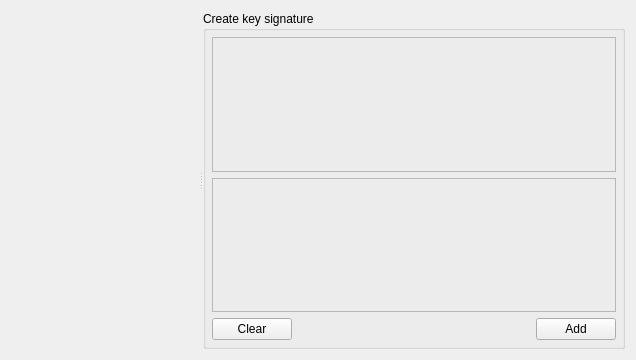
<?xml version="1.0" encoding="UTF-8"?>
<ui version="4.0">
 <class>KeyEdit</class>
 <widget class="QWidget" name="KeyEdit">
  <property name="geometry">
   <rect>
    <x>0</x>
    <y>0</y>
    <width>636</width>
    <height>360</height>
   </rect>
  </property>
  <property name="windowTitle">
   <string/>
  </property>
  <layout class="QVBoxLayout" name="verticalLayout_1">
   <item>
    <widget class="QSplitter" name="splitter">
     <property name="orientation">
      <enum>Qt::Horizontal</enum>
     </property>
     <widget class="QFrame" name="keySigframe">
      <property name="sizePolicy">
       <sizepolicy hsizetype="Expanding" vsizetype="Expanding">
        <horstretch>0</horstretch>
        <verstretch>0</verstretch>
       </sizepolicy>
      </property>
     </widget>
     <widget class="QGroupBox" name="groupBox">
      <property name="sizePolicy">
       <sizepolicy hsizetype="Expanding" vsizetype="Expanding">
        <horstretch>0</horstretch>
        <verstretch>0</verstretch>
       </sizepolicy>
      </property>
      <property name="title">
       <string>Create key signature</string>
      </property>
      <layout class="QVBoxLayout" name="verticalLayout">
       <property name="leftMargin">
        <number>6</number>
       </property>
       <property name="topMargin">
        <number>6</number>
       </property>
       <property name="rightMargin">
        <number>6</number>
       </property>
       <property name="bottomMargin">
        <number>6</number>
       </property>
       <item>
        <widget class="mu::palette::KeyCanvas" name="canvas">
         <property name="sizePolicy">
          <sizepolicy hsizetype="Expanding" vsizetype="Expanding">
           <horstretch>0</horstretch>
           <verstretch>0</verstretch>
          </sizepolicy>
         </property>
         <property name="minimumSize">
          <size>
           <width>0</width>
           <height>80</height>
          </size>
         </property>
         <property name="frameShape">
          <enum>QFrame::StyledPanel</enum>
         </property>
         <property name="frameShadow">
          <enum>QFrame::Raised</enum>
         </property>
        </widget>
       </item>
       <item>
        <widget class="QFrame" name="accidentalsFrame">
         <property name="sizePolicy">
          <sizepolicy hsizetype="Expanding" vsizetype="Expanding">
           <horstretch>0</horstretch>
           <verstretch>0</verstretch>
          </sizepolicy>
         </property>
         <property name="frameShape">
          <enum>QFrame::StyledPanel</enum>
         </property>
         <property name="frameShadow">
          <enum>QFrame::Raised</enum>
         </property>
        </widget>
       </item>
       <item>
        <layout class="QHBoxLayout">
         <property name="spacing">
          <number>6</number>
         </property>
         <property name="leftMargin">
          <number>0</number>
         </property>
         <property name="topMargin">
          <number>0</number>
         </property>
         <property name="rightMargin">
          <number>0</number>
         </property>
         <property name="bottomMargin">
          <number>0</number>
         </property>
         <item>
          <widget class="QPushButton" name="clearButton">
           <property name="text">
            <string>Clear</string>
           </property>
          </widget>
         </item>
         <item>
          <spacer>
           <property name="orientation">
            <enum>Qt::Horizontal</enum>
           </property>
           <property name="sizeHint" stdset="0">
            <size>
             <width>40</width>
             <height>20</height>
            </size>
           </property>
          </spacer>
         </item>
         <item>
          <widget class="QPushButton" name="addButton">
           <property name="toolTip">
            <string>Add time signature to master palette</string>
           </property>
           <property name="text">
            <string>Add</string>
           </property>
          </widget>
         </item>
        </layout>
       </item>
      </layout>
     </widget>
    </widget>
   </item>
  </layout>
 </widget>
 <customwidgets>
  <customwidget>
   <class>mu::palette::KeyCanvas</class>
   <extends>QFrame</extends>
   <header>palette/widgets/keycanvas.h</header>
   <container>1</container>
  </customwidget>
 </customwidgets>
 <resources/>
 <connections/>
</ui>
